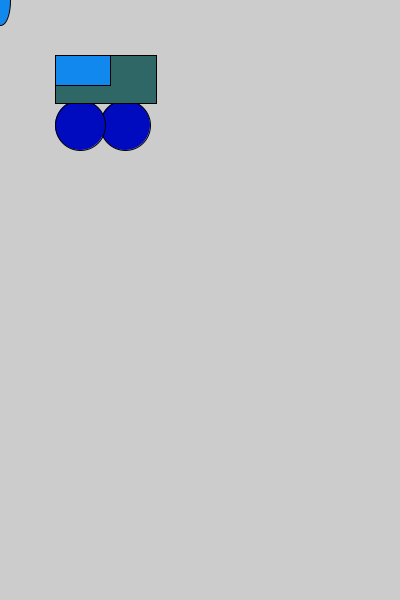
Frame 1 (no input)
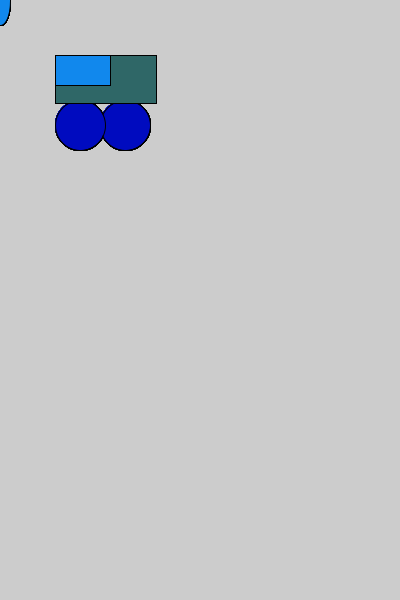
Frame 60 (the mouse pressed at the canvas centre just before this capture)
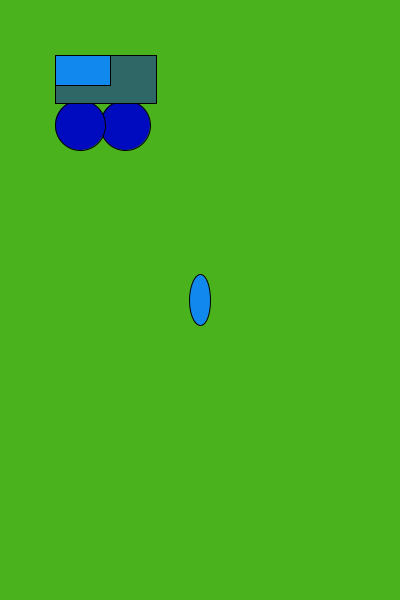
Frame 120 (the mouse held since frame 60 and released just before this capture)

The Processing sketch that drew these frames (run headless with seeded random() and noise(); from frame 60 on, the mouse is pressed at the canvas centre):

// Processing sketch: sketch_200727a
// ── sketch_200727a.pde
void setup (){
size (400,600);

}
void draw (){
  if (mousePressed){

    background (#49B21D);
  }
 
 fill (#000BBF);
  ellipse  (125,125,50,50);
  ellipse  (80,125,50,50);
   fill (#2F6767);
  rect (55,55,101,48); 
  fill(#1188ED);
  rect (55,55,55,30);  
  ellipse (mouseX,mouseY,21,51);
}
